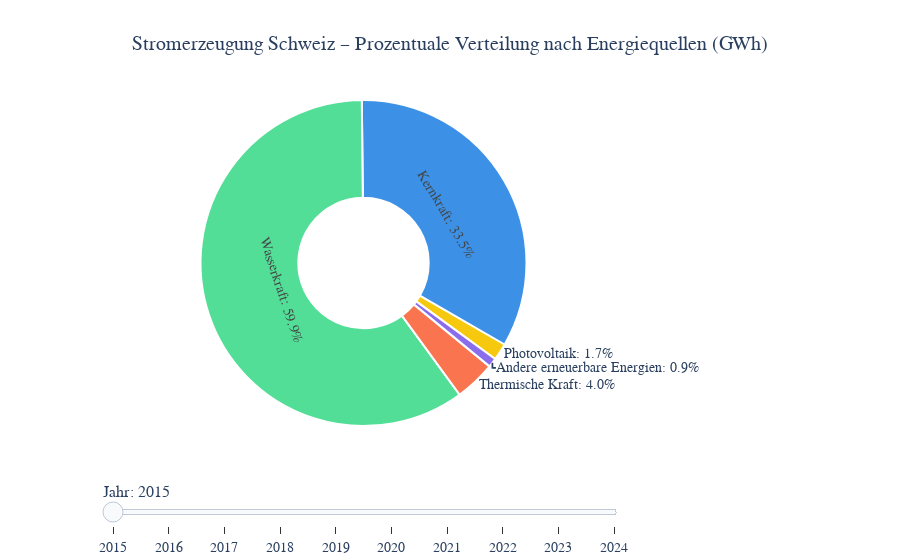

This figure's notebook cell:
### Markdown cell above
## Kuchendiagramm: Vergleich der Energiequellen pro Jahr
Das Kuchendiagramm zeigt die prozentuale Verteilung der Energiequellen für ein ausgewähltes Jahr.

### Code cell
# Farben für die Energiequellen definieren
farben = {
    "Photovoltaik": "#f6c90e",
    "Kernkraft": "#3c91e6",
    "Wasserkraft": "#52de97",
    "Thermische Kraft": "#fa744f",
    "Andere erneuerbare Energien": "#8a6ded"
}

# Liste der Energiequellen und Jahre aus den Daten extrahieren
quellen = list(farben.keys())
years = energy_data["Jahr"].tolist()

# Werte für das erste Jahr (2015) extrahieren
werte_0 = energy_data[energy_data["Jahr"] == years[0]][quellen].values.flatten()

# Kuchendiagramm für das erste Jahr erstellen
fig = go.Figure()
fig.add_trace(go.Pie(
    labels=quellen,
    values=werte_0,
    name=str(years[0]),
    hole=0.4,  # Donut-Diagramm
    sort=False,  # Reihenfolge der Werte nicht sortieren
    rotation=120,  # Startwinkel des Diagramms
    marker=dict(
        colors=[farben[q] for q in quellen],  # Farben für die Energiequellen
        line=dict(color="#ffffff", width=2)  # Weisser Rand um die Segmente
    ),
    textinfo="percent+label",  # Prozent und Label anzeigen
    hoverinfo="label+value+percent",  # Tooltip-Informationen
    insidetextfont=dict(size=14),
    texttemplate="%{label}: %{percent:.1%}"  # Prozentzahlen auf 1 Kommastelle runden
))

# Slider-Schritte für jedes Jahr erstellen
steps = []
for year in years:
    # Werte für das aktuelle Jahr extrahieren
    werte = energy_data[energy_data["Jahr"] == year][quellen].values.flatten()
    
    # Schritt für den Slider definieren
    step = dict(
        method="restyle",  # Methode zum Aktualisieren des Diagramms
        args=[{
            "values": [werte],  # Neue Werte für das Diagramm
            "marker": [dict(colors=[farben[q] for q in quellen])],  # Farben beibehalten
            "sort": [False],  # Sortierung beibehalten
            "rotation": [120]  # Rotation beibehalten
        }],
        label=str(year)  # Jahr als Label für den Slider
    )
    steps.append(step)

# Slider-Layout definieren
sliders = [dict(
    active=0,  # Standardmässig das erste Jahr aktivieren
    currentvalue={"prefix": "Jahr: ", "font": {"size": 16}},  # Aktuelles Jahr anzeigen
    pad={"t": 50},  # Abstand zum Diagramm
    steps=steps  # Schritte hinzufügen
)]

# Layout des Diagramms aktualisieren
fig.update_layout(
    title=dict(
        text="Stromerzeugung Schweiz – Prozentuale Verteilung nach Energiequellen (GWh)",
        x=0.5,  # Titel zentrieren
        font=dict(size=20)  # Schriftgrösse des Titels
    ),
    sliders=sliders,  # Slider hinzufügen
    font=dict(family="Arial", size=14),  # Schriftart und -grösse
    margin=dict(t=100, b=50, l=50, r=50),  # Ränder des Diagramms
    showlegend=False
)

# Diagramm als HTML-Datei speichern
fig.write_html("../docs/assets/diagramme/stromproduktion_kuchendiagramm_slider.html")

# Diagramm anzeigen
fig.show()

### Figure 1 — Plotly figure (JSON) as saved in the notebook; plotly's stock layout.template omitted (floating-point values rounded to 4 significant figures)
{"data": [{"hole": 0.4, "hoverinfo": "label+value+percent", "insidetextfont": {"size": 14}, "labels": ["Photovoltaik", "Kernkraft", "Wasserkraft", "Thermische Kraft", "Andere erneuerbare Energien"], "marker": {"colors": ["#f6c90e", "#3c91e6", "#52de97", "#fa744f", "#8a6ded"], "line": {"color": "#ffffff", "width": 2}}, "name": "2015", "rotation": 120, "sort": false, "textinfo": "percent+label", "texttemplate": "%{label}: %{percent:.1%}", "type": "pie", "values": [1119, 22095, 39486, 2661, 597]}], "layout": {"font": {"family": "Arial", "size": 14}, "margin": {"b": 50, "l": 50, "r": 50, "t": 100}, "showlegend": false, "sliders": [{"active": 0, "currentvalue": {"font": {"size": 16}, "prefix": "Jahr: "}, "pad": {"t": 50}, "steps": [{"args": [{"marker": [{"colors": ["#f6c90e", "#3c91e6", "#52de97", "#fa744f", "#8a6ded"]}], "rotation": [120], "sort": [false], "values": [[1119, 22095, 39486, 2661, 597]]}], "label": "2015", "method": "restyle"}, {"args": [{"marker": [{"colors": ["#f6c90e", "#3c91e6", "#52de97", "#fa744f", "#8a6ded"]}], "rotation": [120], "sort": [false], "values": [[1333, 20235, 36326, 3069, 653]]}], "label": "2016", "method": "restyle"}, {"args": [{"marker": [{"colors": ["#f6c90e", "#3c91e6", "#52de97", "#fa744f", "#8a6ded"]}], "rotation": [120], "sort": [false], "values": [[1683, 19499, 36666, 2851, 789]]}], "label": "2017", "method": "restyle"}, {"args": [{"marker": [{"colors": ["#f6c90e", "#3c91e6", "#52de97", "#fa744f", "#8a6ded"]}], "rotation": [120], "sort": [false], "values": [[1945, 24414, 37428, 3008, 763]]}], "label": "2018", "method": "restyle"}, {"args": [{"marker": [{"colors": ["#f6c90e", "#3c91e6", "#52de97", "#fa744f", "#8a6ded"]}], "rotation": [120], "sort": [false], "values": [[2178, 25280, 40556, 3050, 831]]}], "label": "2019", "method": "restyle"}, {"args": [{"marker": [{"colors": ["#f6c90e", "#3c91e6", "#52de97", "#fa744f", "#8a6ded"]}], "rotation": [120], "sort": [false], "values": [[2599, 22990, 40616, 2791, 928]]}], "label": "2020", "method": "restyle"}, {"args": [{"marker": [{"colors": ["#f6c90e", "#3c91e6", "#52de97", "#fa744f", "#8a6ded"]}], "rotation": [120], "sort": [false], "values": [[2842, 18530, 39500, 2320, 1023]]}], "label": "2021", "method": "restyle"}, {"args": [{"marker": [{"colors": ["#f6c90e", "#3c91e6", "#52de97", "#fa744f", "#8a6ded"]}], "rotation": [120], "sort": [false], "values": [[3858, 23113, 33501, 1970, 1063]]}], "label": "2022", "method": "restyle"}, {"args": [{"marker": [{"colors": ["#f6c90e", "#3c91e6", "#52de97", "#fa744f", "#8a6ded"]}], "rotation": [120], "sort": [false], "values": [[4624, 23334, 40780, 2191, 1125]]}], "label": "2023", "method": "restyle"}, {"args": [{"marker": [{"colors": ["#f6c90e", "#3c91e6", "#52de97", "#fa744f", "#8a6ded"]}], "rotation": [120], "sort": [false], "values": [[4993, 22976, 48308, 2493, 1244]]}], "label": "2024", "method": "restyle"}]}], "title": {"font": {"size": 20}, "text": "Stromerzeugung Schweiz – Prozentuale Verteilung nach Energiequellen (GWh)", "x": 0.5}}}
